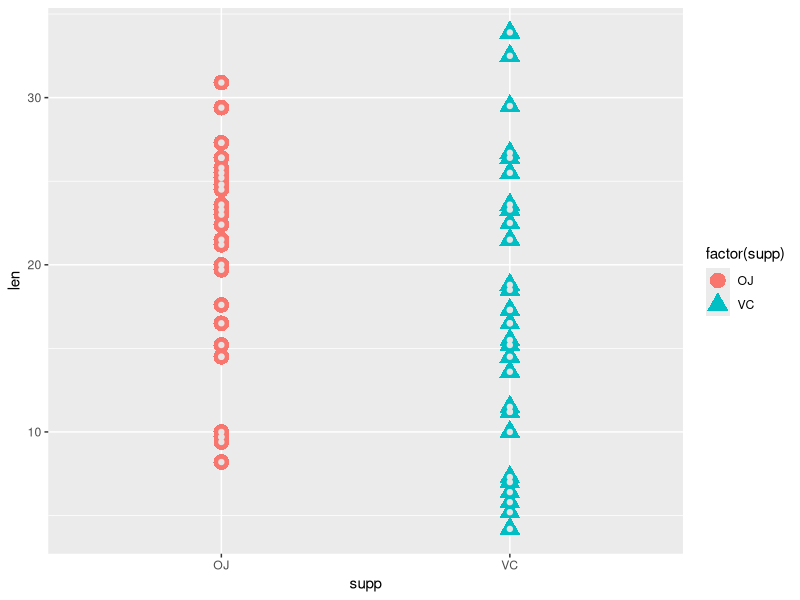
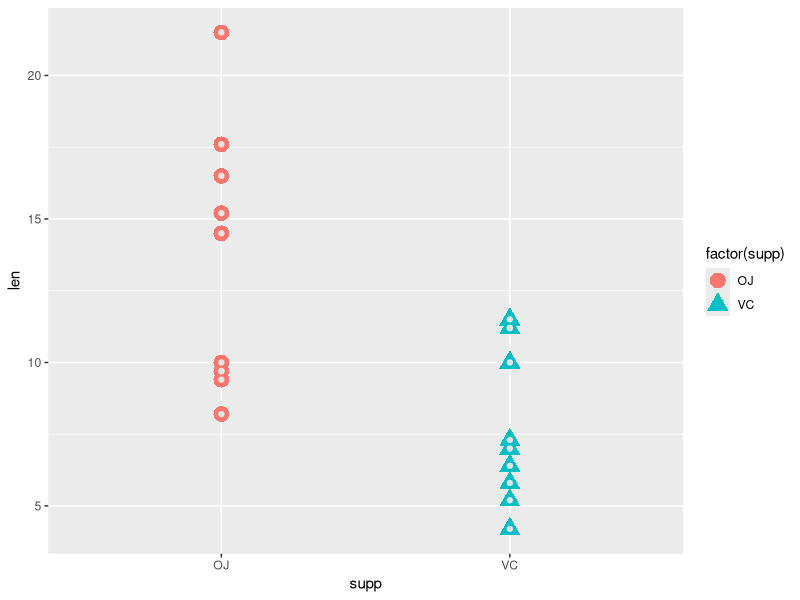
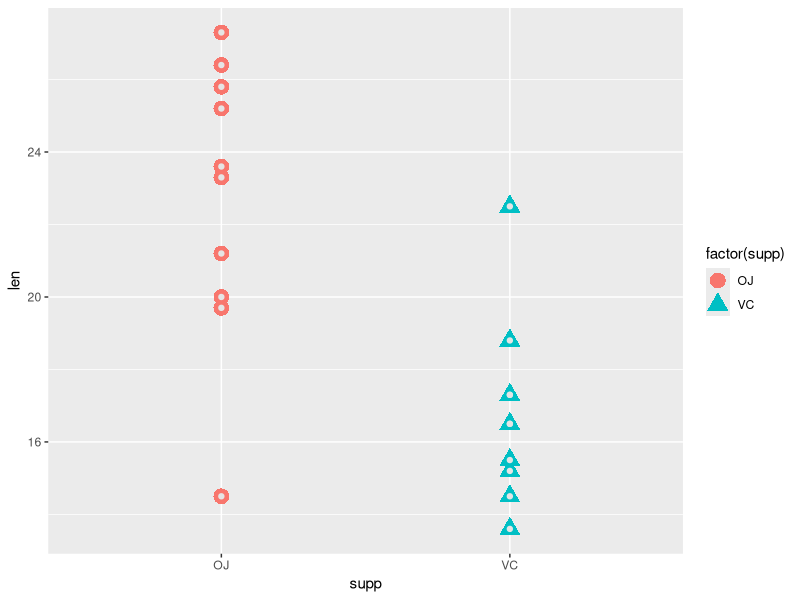
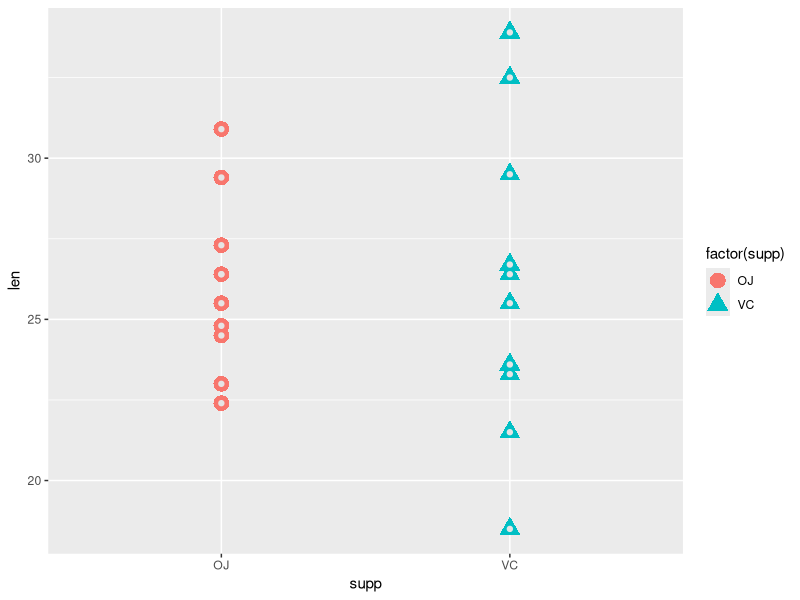

The R script that drew these images, in order:
## ---- chunk 1
library(datasets)
library(ggplot2)
summary(ToothGrowth)
ggplot(ToothGrowth, aes(supp, len)) + 
    geom_point(aes(shape = factor(supp), colour = factor(supp)), size = 5) +
    geom_point(colour="grey90", size = 1.5)
## ---- chunk 2
# Subset tooth length by supplement and dose.
oj   <- subset(ToothGrowth, supp == 'OJ')
oj.5 <- oj$len[oj$dose == 0.5]
oj1  <- oj$len[oj$dose == 1.0]
oj2  <- oj$len[oj$dose == 2.0]

vc   <- subset(ToothGrowth, supp=='VC')
vc.5 <- vc$len[vc$dose == 0.5]
vc1  <- vc$len[vc$dose == 1.0]
vc2  <- vc$len[vc$dose == 2.0]
## ---- chunk 3
# Confidence interval and plot after controlling for 0.5 mg dose.
ggplot(subset(ToothGrowth, dose == 0.5), aes(supp, len)) + 
    geom_point(aes(shape = factor(supp), colour = factor(supp)), size = 5) + 
    geom_point(colour="grey90", size = 1.5)
t.test(oj.5, vc.5, var.equal = FALSE)
## ---- chunk 4
# Confidence interval and plot after controlling for 1.0 mg dose.
ggplot(subset(ToothGrowth, dose == 1.0), aes(supp, len)) + 
    geom_point(aes(shape = factor(supp), colour = factor(supp)), size = 5) + 
    geom_point(colour="grey90", size = 1.5)
t.test(oj1, vc1, var.equal = FALSE)
## ---- chunk 5
#Confidence interval and plot after controlling for 2.0 mg dose.
ggplot(subset(ToothGrowth, dose == 2.0), aes(supp, len)) + 
    geom_point(aes(shape = factor(supp), colour = factor(supp)), size = 5) + 
    geom_point(colour="grey90", size = 1.5)
t.test(oj2, vc2, var.equal = FALSE)
